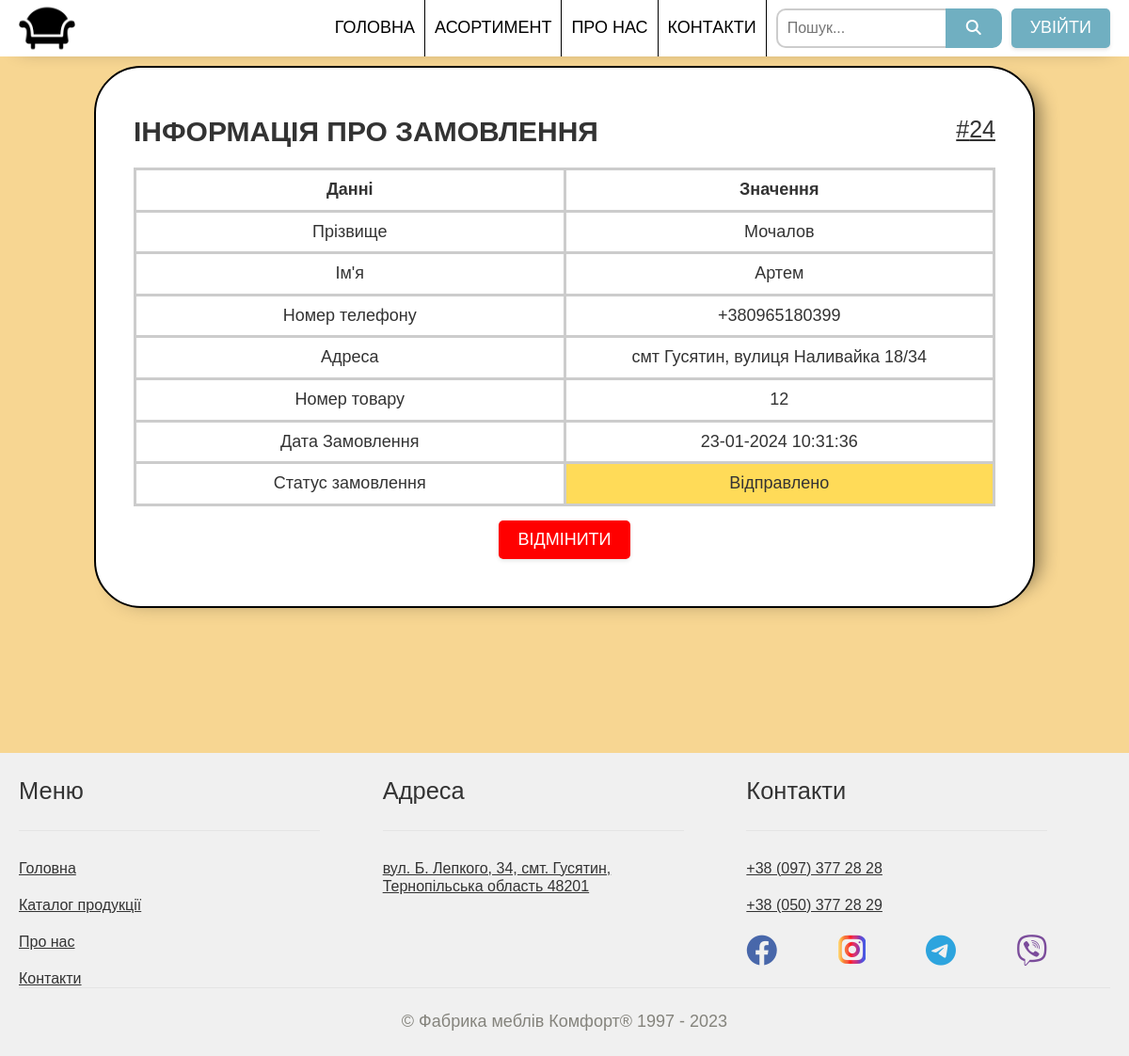
/orderInfo.php?order_id=24, run on the app's committed database.
### tables this page shows
CREATE TABLE `orders` (
  `id` int(11) NOT NULL,
  `username` varchar(30) NOT NULL,
  `usersurname` varchar(30) NOT NULL,
  `phonenumber` varchar(13) NOT NULL,
  `email` varchar(50) NOT NULL,
  `address` varchar(100) NOT NULL,
  `productid` int(10) NOT NULL,
  `orderDate` varchar(20) NOT NULL DEFAULT '',
  `status` int(11) NOT NULL DEFAULT 1
);

CREATE TABLE `orderstatus` (
  `id` int(11) NOT NULL,
  `status` varchar(20) NOT NULL
);

### include/function.php (called while the page is built, shortened)
<?php
function getOrderById($orderId): array
{
    global $conn;
    $sql = 'SELECT * FROM `orders` WHERE `id`='.$orderId;
    $result = mysqli_query($conn, $sql);
    return mysqli_fetch_all($result, MYSQLI_ASSOC);
}
function getStatusName($status)
{
    global $conn;
    $sql = 'SELECT * FROM `orderstatus` WHERE `id`='.$status;
    $row = mysqli_query($conn, $sql);
    $result = mysqli_fetch_all($row, MYSQLI_ASSOC);
    return $result[0]['status'];
}

### orderInfo.php (the view, shortened to what this page needs)
<?php
include('header.php');
$orderId = $_GET['order_id'];
$order = getOrderById($orderId);
$statusName = getStatusName($order[0]['status']);
?>
<div class="userProfile-wrapper">
    <div class="userProfile-container  container">
        <div class="userProfile-body">
            <div class="top-user">
                <h1 style="font-size: 30px; text-transform: uppercase;">Інформація про замовлення</h1>
                <p style="font-size: 25px;">#<?= $order['0']['id'];?></p>
            </div>
            <?php foreach($order as $orderStat):
?>
            <table style="width: 100%; margin-top: 20px;">
                <tbody>
                    <tr>
                        <th>Данні</th>
                        <th>Значення</th>
                    </tr>
                    <tr>
                        <td>Прізвище</td>
                        <td><?= $orderStat['usersurname'];?></td>
                    </tr>
                    <tr>
                        <td>Ім'я</td>
                        <td><?= $orderStat['username'];?></td>
                    </tr>
                    <tr>
                        <td>Номер телефону</td>
                        <td><?= $orderStat['phonenumber'];?></td>
                    </tr>
                    <tr>
                        <td>Адреса</td>
                        <td><?= $orderStat['address'];?></td>
                    </tr>
                    <tr>
                        <td>Номер товару</td>
                        <td><?= $orderStat['productid'];?></td>
                    </tr>
                    <tr>
                        <td>Дата Замовлення</td>
                        <td><?= $orderStat['orderDate'];?></td>
                    </tr>
                    <tr>
                        <td>Статус замовлення</td>
                    <?php
                    if($orderStat['status']==4) {
                        echo "<td style='background-color: #FFDB58;'>";
                    }
                    ?>
                        <?php echo $statusName;?></td>
                    </tr>
                </tbody>
            </table>
            <?php
                if($orderStat['status'] != 6):
            ?>
                <div class="btn-danger-box">
                    <a class="header__link userlogin btn btn-danger" href = "userProfile/cancelOrder.php?order_id=<?= $orderId?>" type="button">Відмінити</a>
                </div>
            <?php
                endif;
                endforeach;
            ?>
        </div>
    </div>
</div>
<?php
include('footer.php');
?>

### css/ToZero.css (style rules this page uses)
html, body, div, span, object, iframe, h1, h2, h3, h4, h5, h6, p, blockquote, pre, a, abbr, acronym, address, big, cite, code, del, dfn, em, img, ins, kbd, q, s, samp, small, strike, strong, sub, sup, tt, var, b, u, i, center, dl, dt, dd, ol, ul, li, fieldset, form, label, legend, table, caption, tbody, tfoot, thead, tr, th, td, article, aside, canvas, details, embed, figure, figcaption, footer, header, hgroup, menu, nav, output, ruby, section, summary, time, mark, audio, video { margin: 0; padding: 0; border: 0; font-size: 100%; vertical-align: baseline; }
body { line-height: 1.2; }
table { border-collapse: collapse; border-spacing: 0; }

### css/main.css (style rules this page uses)
* { margin: 0; padding: 0; box-sizing: border-box; list-style: none; }
html, body { word-wrap: break-word; height: 100%; margin: 0; padding: 0; font-family: Arial, "Helvetica Neue", Helvetica, sans-serif; font-size: 18px; color:#333333; }
.container { max-width: 1440px; margin: 0 auto; padding: 0 20px; }
a { cursor: pointer; }
.header__link { text-decoration: none!important; text-transform: uppercase; color: #000000; position:relative; display: flex; align-items: center; padding: 0 10px 0 10px; }
.userlogin { display: inline-block; padding: 10px 20px!important; background-color: #70afc1!important; color: #fff; border-radius: 5px; text-decoration: none; box-shadow: 0 2px 4px rgba(0, 0, 0, 0.1); }
th,td { vertical-align:middle; border: 3px solid #ccc; padding: 10px; text-align: center; align-items: center; }
.userProfile-wrapper { min-height: 100vh; background-color: #f7d692; }
.userProfile-container { max-width: 1000px; border: 2px solid black; margin-top: 70px; padding: 50px 40px; background-color: #fff; border-radius: 50px; box-shadow: 0px 16px 23px -24px rgba(0,0,0,0.45), 25px 0px 20px -20px rgba(0,0,0,0.45); }
.top-user { display: flex; justify-content: space-between; }
.top-user p { text-decoration: underline; }

### orderInfo.php (style rules this page uses)
th:first-child, td:first-child { width: 50%; }
.btn-danger-box { margin-top: 15px; display: flex; justify-content: center; }
.btn-danger { background-color: #ff0000!important; }

### data on the page
orders: id "24", usersurname "Мочалов", username "Артем", phonenumber "+380965180399", address "смт Гусятин, вулиця Наливайка 18/34", productid "12", orderDate "23-01-2024 10:31:36", status.status "Відправлено"
